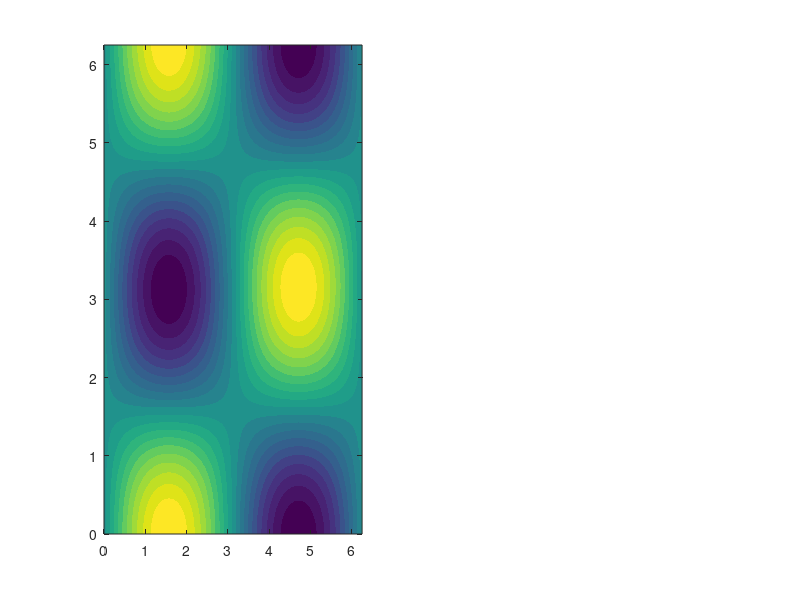

This chart was generated by the following MATLAB code: (Note: this script raises an error after producing the figure.)
clear all
clc

% ==================================================================
%               Vortice de Taylor–Green bidimensional               
% ==================================================================

tic

%% Parametros fisicos y numericos
Lx = 2*pi;   Ly = 2*pi;       % Dominio [0,2pi)×[0,2pi)
Nx = 200;    Ny = 200;        % Numero de puntos en cada direccion
dx = Lx/Nx; dy = Ly/Ny;
nu = 1e-2;                    % Viscosidad
beta = 1e1;                   % Compresibilidad artificial
CFL_max = 0.5;                % CFL maximo
T_final = 1.0;                % Tiempo final de simulación

% Coordenadas
x = (0:Nx-1)' * dx;
y = (0:Ny-1)' * dy;
[X,Y] = meshgrid(x,y);

%% Condiciones iniciales
u_mat =  sin(X).*cos(Y);
v_mat = -cos(X).*sin(Y);
p_an_spatial = (cos(2*X)+cos(2*Y))/4;

u_vec = u_mat(:);
v_vec = v_mat(:);
p_vec = p_an_spatial(:);

%% Operadores periodicos dispersos
eNx = ones(Nx,1); eNy = ones(Ny,1);
% Laplaciano 1D con wrap-around
L1D_x = spdiags([eNx -2*eNx eNx], -1:1, Nx, Nx);
L1D_x(1,Nx) = 1;   L1D_x(Nx,1) = 1;
L1D_x = L1D_x / dx^2;
L1D_y = spdiags([eNy -2*eNy eNy], -1:1, Ny, Ny);
L1D_y(1,Ny) = 1;   L1D_y(Ny,1) = 1;
L1D_y = L1D_y / dy^2;

% Derivadas primeras 1D
D1_x = spdiags([-eNx zeros(Nx,1) eNx], -1:1, Nx, Nx);
D1_x(1,Nx) = -1;   D1_x(Nx,1) = 1;
D1_x = D1_x / (2*dx);
D1_y = spdiags([-eNy zeros(Ny,1) eNy], -1:1, Ny, Ny);
D1_y(1,Ny) = -1;   D1_y(Ny,1) = 1;
D1_y = D1_y / (2*dy);

Ix = speye(Nx); Iy = speye(Ny);
L2D = kron(Iy,L1D_x) + kron(L1D_y,Ix);
Dx  = kron(Iy,D1_x);
Dy  = kron(D1_y,Ix);

%% Matrices para difusivo y Poisson
A = speye(Nx*Ny) - nu * dx^2 * L2D * (1/dx^2);  % implicito viscosa
[Lfac_A,Ufac_A,PF_A] = lu(A);

P_mat = L2D;  % para Delta(p) periodico
[Lfac_P,Ufac_P,PF_P] = lu(P_mat);

%% Preparar almacenamiento de datos de evolucion
t = 0; it = 0;

%% Bucle de tiempo
while t < T_final
  it = it + 1;

  % Calculo de dt segun CFL y difusion
  magU = sqrt(u_vec.^2 + v_vec.^2);
  Umax = max(magU);
  dt_conv = CFL_max * min(dx,dy) / (Umax + eps);
  dt_diff = 0.5 * min(dx,dy)^2 / nu;
  dt = min(dt_conv, dt_diff);
  if t + dt > T_final
    dt = T_final - t;
  end

  % Guardar tiempo actual + dt
  t = t + dt;

  % Adveccion explicita
  adv_u = u_vec .* (Dx*u_vec) + v_vec .* (Dy*u_vec);
  adv_v = u_vec .* (Dx*v_vec) + v_vec .* (Dy*v_vec);

  % Prediccion de momento
  RHSu = u_vec - dt*(adv_u);
  RHSv = v_vec - dt*(adv_v);

  % Fase difusiva implicita
  u_star = Ufac_A \ (Lfac_A \ (PF_A*RHSu));
  v_star = Ufac_A \ (Lfac_A \ (PF_A*RHSv));

  % Poisson de presion
  div_star = Dx*u_star + Dy*v_star;
  bP = (beta/dt) * div_star;
  p_corr = Ufac_P \ (Lfac_P \ (PF_P*bP));

  % Hibridacion con solucion analitica atenuada
  F2 = exp(-4 * nu * t);
  p_an = p_an_spatial(:) * F2;
  p_vec = 0.5*p_corr + 0.5*p_an;

  % Correccion de velocidades
  gradp_x = Dx * p_vec;
  gradp_y = Dy * p_vec;
  u_vec = u_star - (dt/beta)*gradp_x;
  v_vec = v_star - (dt/beta)*gradp_y;
end

toc

% ====================================
% Graficar campo final en t = T_final
% ====================================
% Reconstruir matrices en 2D
U = reshape(u_vec, Ny, Nx);
V = reshape(v_vec, Ny, Nx);

figure;
campos = {U, V};
nombres = {'u', 'v'};
for k = 1:2
  subplot(1,2,k);
  contourf(X, Y, campos{k}, 20, 'LineColor', 'none');  % relleno limpio
  colormap(parula);                                    % colormap intuitivo
  cb = colorbar;                                       % añadir leyenda
  cb.Label.String = sprintf('%s (t=%.2f)', nombres{k}, 0);
  title(sprintf('%s en t=T_{final}', nombres{k}));
  axis equal tight; xlabel('x'); ylabel('y');
end

% ==========================================
% Graficar vorticidad aproximada en T_final
% ==========================================
% Reconstruir campos en 2D
U = reshape(u_vec, Ny, Nx);
V = reshape(v_vec, Ny, Nx);

% Calcular vorticidad
omega_vec = Dx * v_vec - Dy * u_vec;
OMEGA = reshape(omega_vec, Ny, Nx);

% Graficar vorticidad
figure;
contourf(X, Y, OMEGA, 20, 'LineColor', 'none');
colormap(parula);
cb = colorbar;
cb.Label.String = sprintf('\\omega (t=%.2f)', T_final);
title('Vorticidad mediante MDF en t = T_{final}');
axis equal tight;
xlabel('x'); ylabel('y');

% ======================================
% Graficar vorticidad exacta en T_final
% ======================================
t_ex = T_final;
omega_exact = -2 * cos(X) .* cos(Y) * exp(-2*nu*t_ex);

figure;
contourf(X, Y, omega_exact, 20, 'LineColor', 'none');
colormap(parula);
cb = colorbar;
cb.Label.String = sprintf('u_{exacta} (t=%.2f)', t_ex);
title(sprintf('Vorticidad exacta en t = %.2f', t_ex));
axis equal tight; xlabel('x'); ylabel('y');
